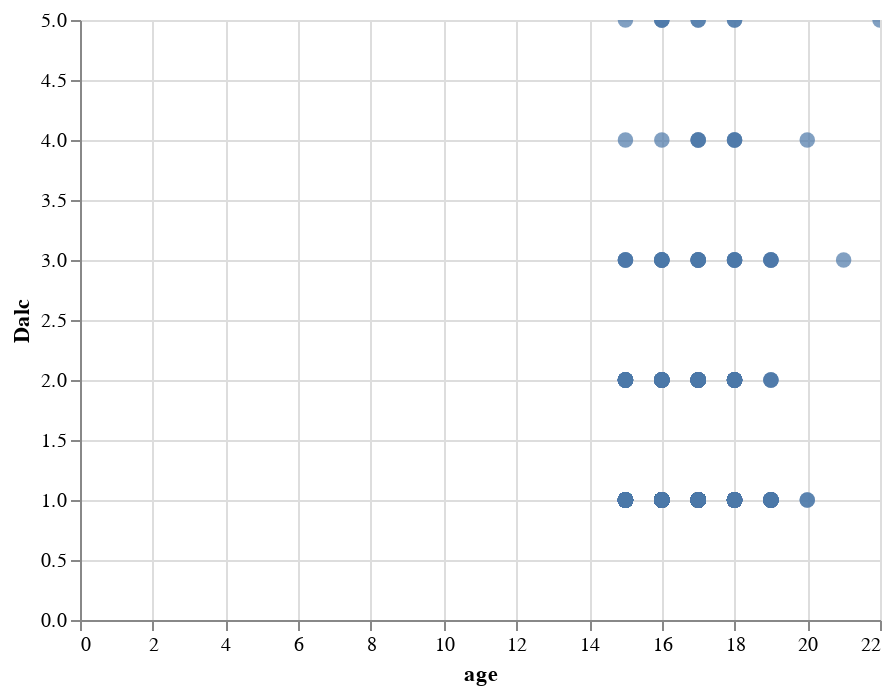

This figure's notebook cell:
### Code cell
alt.Chart(df_math).mark_circle(size=60).encode(
    x='age',
    y='Dalc',
    tooltip=['G1', 'G2', 'G3', 'health',]
).interactive()

### Figure 1 — Vega-Lite specification as saved in the notebook (floating-point values rounded to 4 significant figures; data arrays with more than 128 entries replaced by an {"elided": "..."} marker saying what was removed)
{"config": {"view": {"continuousWidth": 400, "continuousHeight": 300}}, "data": {"name": "data-e915ea558f4356374e17cc933ebec282"}, "mark": {"type": "circle", "size": 60}, "encoding": {"tooltip": [{"type": "quantitative", "field": "G1"}, {"type": "quantitative", "field": "G2"}, {"type": "quantitative", "field": "G3"}, {"type": "quantitative", "field": "health"}], "x": {"type": "quantitative", "field": "age"}, "y": {"type": "quantitative", "field": "Dalc"}}, "selection": {"selector017": {"type": "interval", "bind": "scales", "encodings": ["x", "y"]}}, "$schema": "https://vega.github.io/schema/vega-lite/v4.8.1.json", "datasets": {"data-e915ea558f4356374e17cc933ebec282": {"elided": "395 records"}}}
